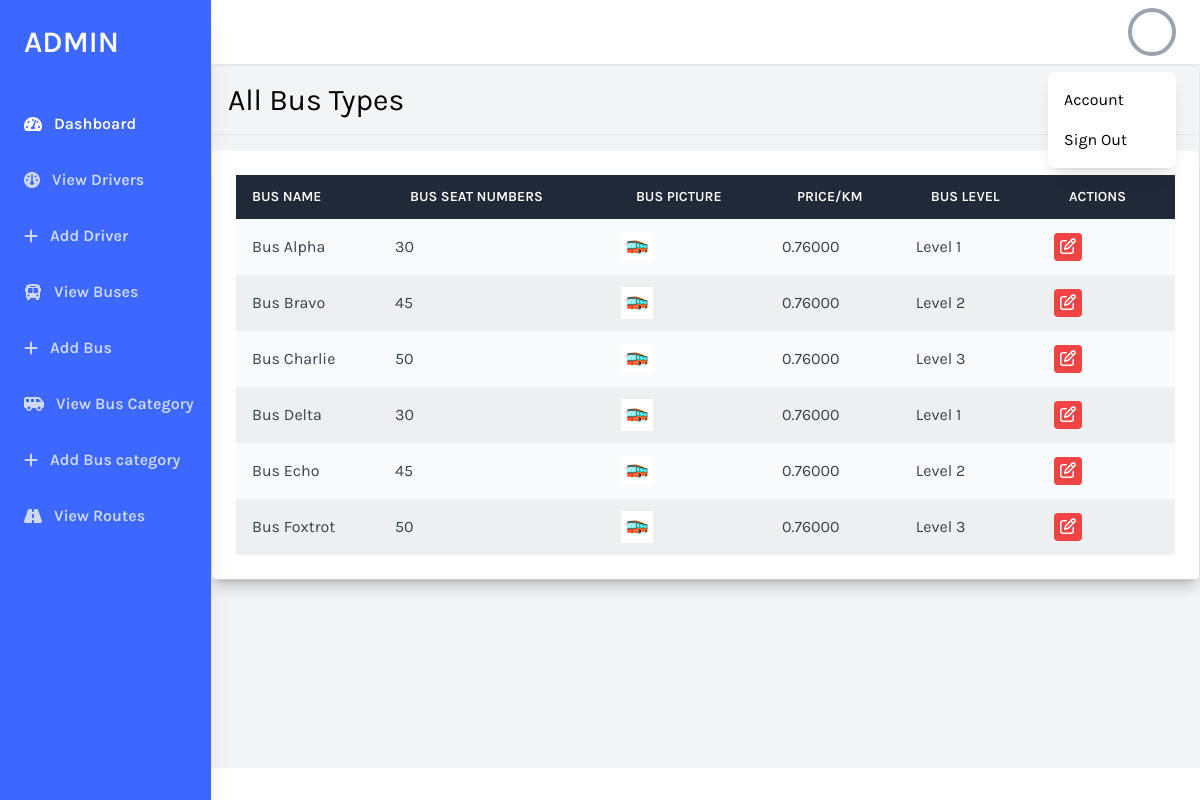
Screenshot of /admin/all-busTypes.php (signed in) with the database file from the repository.
### tables this page shows
CREATE TABLE BusCategory (
    BusCategoryID INT NOT NULL AUTO_INCREMENT,
    BusName VARCHAR(50),
    BusSeatNumbers INT,
    BusCategory VARCHAR(50),
    BusLevel VARCHAR(10),
    PRIMARY KEY (BusCategoryID)
);

### admin/all-busTypes.php (the view, shortened to what this page needs)
<?php
include '../database/connection.php';
$sql = "SELECT * FROM BusCategory ";
$run=mysqli_query($conn,$sql) or die("Can't Execute Query...");
?>
<!DOCTYPE html>
<html lang="en">
<head>
    <?php include("./partials/imports.php")?>
</head>
<body x-data="{thisPath:window.location.pathname ,isOpen: false}" class="bg-gray-100 font-family-karla flex">
<?php include("./partials/aside.php")?>
    <div class="w-full flex flex-col h-screen overflow-y-hidden">
        <?php include("./partials/header.php")?>
        <div class="w-full h-screen overflow-x-hidden border-t flex flex-col">
            <main class="w-full flex-grow ">
                <section class='w-full border rounded-lg shadow-lg'>
                    <div class='p-4 border-b '>
                        <h1 class="text-3xl text-black ">All Bus Types</h1>
                    </div>
                    <main class="container mx-auto mt-4">
                        <div class="bg-white p-6 rounded shadow-lg">
                            <table class="min-w-full bg-white">
                                <thead class="bg-gray-800 text-white">
                                    <tr>
                                        <th class="text-left py-3 px-4 uppercase font-semibold text-sm">Bus Name</th>
                                        <th class="text-left py-3 px-4 uppercase font-semibold text-sm">Bus Seat Numbers</th>
                                        <th class="text-left py-3 px-4 uppercase font-semibold text-sm">Bus Picture</th>
                                        <th class="text-left py-3 px-4 uppercase font-semibold text-sm">Price/Km</th>
                                        <th class="text-left py-3 px-4 uppercase font-semibold text-sm">Bus Level</th>
                                        <th class="text-left py-3 px-4 uppercase font-semibold text-sm">Actions</th>
                                    </tr>
                                </thead>
                                <tbody class="text-gray-700">
                                <?php
                                        while ($row=mysqli_fetch_assoc($run)) {
                                    ?>
                                    <tr class="bg-gray-50 group hover:bg-slate-200" id="<?php echo $row['BusCategoryID']?>">
                                        <td class="text-left py-3 px-4"><?php echo $row['BusName']?></td>
                                        <td class="text-left py-3 px-42"><?php echo $row['BusSeatNumbers'] ?></td>
                                        <td class="text-left py-3 px-42"><img class="h-8" src="<?php echo $row['BusPicture']??"../assets/default-cartoon-bus.jpg"; ?>" height="7px" alt=""></td>
                                        <td class="text-left py-3 px-42"><?php echo $row['priceFactor'] ?></td>
                                        <td class="text-left py-3 px-42"><?php echo $row['BusLevel'] ?></td>
                                        <td class="text-left py-3 px-42"><button onclick="busTypeEditor(this)" class="bg-red-500 rounded border-7 p-0.5 " ><i   class="text-white px-1 fa-regular fa-pen-to-square"></i></button></td>
                                    </tr>
                                        <?php }?>
                                </tbody>
                            </table>
                        </div>
                    </main>
                </section>
            </main>
            <footer class="w-full bg-white text-right p-4">
            </footer>
        </div>
    </div>
</body>
</html>

### styles/style.css (style rules this page uses)
html, :host { line-height: 1.5; -webkit-text-size-adjust: 100%; -moz-tab-size: 4; -o-tab-size: 4; tab-size: 4; font-family: ui-sans-serif, system-ui, sans-serif, "Apple Color Emoji", "Segoe UI Emoji", "Segoe UI Symbol", "Noto Color Emoji"; font-feature-settings: normal; font-variation-settings: normal; -webkit-tap-highlight-color: transparent; }
body { margin: 0; line-height: inherit; }
h1, h2, h3, h4, h5, h6 { font-size: inherit; font-weight: inherit; }
table { text-indent: 0; border-color: inherit; border-collapse: collapse; }
button, input, optgroup, select, textarea { font-family: inherit; font-feature-settings: inherit; font-variation-settings: inherit; font-size: 100%; font-weight: inherit; line-height: inherit; letter-spacing: inherit; color: inherit; margin: 0; padding: 0; }
button, select { text-transform: none; }
button, input:where([type='button']), input:where([type='reset']), input:where([type='submit']) { -webkit-appearance: button; background-color: transparent; background-image: none; }
blockquote, dl, dd, h1, h2, h3, h4, h5, h6, hr, figure, p, pre { margin: 0; }
button, [role="button"] { cursor: pointer; }
img, svg, video, canvas, audio, iframe, embed, object { display: block; vertical-align: middle; }
img, video { max-width: 100%; height: auto; }
.container { width: 100%; }
@media (min-width: 640px) { .container { max-width: 640px; } }
@media (min-width: 768px) { .container { max-width: 768px; } }
@media (min-width: 1024px) { .container { max-width: 1024px; } }
.mx-auto { margin-left: auto; margin-right: auto; }
.mt-4 { margin-top: 1rem; }
.flex { display: flex; }
.h-screen { height: 100vh; }
.w-full { width: 100%; }
.min-w-full { min-width: 100%; }
.flex-grow { flex-grow: 1; }
.flex-col { flex-direction: column; }
.overflow-x-hidden { overflow-x: hidden; }
.overflow-y-hidden { overflow-y: hidden; }
.rounded { border-radius: 0.25rem; }
.rounded-lg { border-radius: 0.5rem; }
.border { border-width: 1px; }
.border-b { border-bottom-width: 1px; }
.border-t { border-top-width: 1px; }
.bg-gray-100 { --tw-bg-opacity: 1; background-color: rgb(243 244 246 / var(--tw-bg-opacity)); }
.bg-gray-50 { --tw-bg-opacity: 1; background-color: rgb(249 250 251 / var(--tw-bg-opacity)); }
.bg-gray-800 { --tw-bg-opacity: 1; background-color: rgb(31 41 55 / var(--tw-bg-opacity)); }
.bg-red-500 { --tw-bg-opacity: 1; background-color: rgb(239 68 68 / var(--tw-bg-opacity)); }
.bg-white { --tw-bg-opacity: 1; background-color: rgb(255 255 255 / var(--tw-bg-opacity)); }
.p-0\.5 { padding: 0.125rem; }
.p-4 { padding: 1rem; }
.p-6 { padding: 1.5rem; }
.px-1 { padding-left: 0.25rem; padding-right: 0.25rem; }
.px-4 { padding-left: 1rem; padding-right: 1rem; }
.py-3 { padding-top: 0.75rem; padding-bottom: 0.75rem; }
.text-left { text-align: left; }
.text-right { text-align: right; }
.text-3xl { font-size: 1.875rem; line-height: 2.25rem; }
.text-sm { font-size: 0.875rem; line-height: 1.25rem; }
.font-semibold { font-weight: 600; }
.uppercase { text-transform: uppercase; }
.text-black { --tw-text-opacity: 1; color: rgb(0 0 0 / var(--tw-text-opacity)); }
.text-gray-700 { --tw-text-opacity: 1; color: rgb(55 65 81 / var(--tw-text-opacity)); }
.text-white { --tw-text-opacity: 1; color: rgb(255 255 255 / var(--tw-text-opacity)); }
.shadow-lg { --tw-shadow: 0 10px 15px -3px rgb(0 0 0 / 0.1), 0 4px 6px -4px rgb(0 0 0 / 0.1); --tw-shadow-colored: 0 10px 15px -3px var(--tw-shadow-color), 0 4px 6px -4px var(--tw-shadow-color); box-shadow: var(--tw-ring-offset-shadow, 0 0 #0000), var(--tw-ring-shadow, 0 0 #0000), var(--tw-shadow); }

### admin/partials/imports.php (style rules this page uses)
.font-family-karla { font-family: karla,ui-sans-serif, system-ui, sans-serif, "Apple Color Emoji", "Segoe UI Emoji", "Segoe UI Symbol", "Noto Color Emoji"; }
tr:nth-child(even) { background:#e7e9eab5 }

### rows the page displays
buscategory: BusName "Bus Alpha", BusSeatNumbers "30", priceFactor "0.76000", BusLevel "Level 1"
buscategory: BusName "Bus Bravo", BusSeatNumbers "45", priceFactor "0.76000", BusLevel "Level 2"
buscategory: BusName "Bus Charlie", BusSeatNumbers "50", priceFactor "0.76000", BusLevel "Level 3"
buscategory: BusName "Bus Delta", BusSeatNumbers "30", priceFactor "0.76000", BusLevel "Level 1"
buscategory: BusName "Bus Echo", BusSeatNumbers "45", priceFactor "0.76000", BusLevel "Level 2"
buscategory: BusName "Bus Foxtrot", BusSeatNumbers "50", priceFactor "0.76000", BusLevel "Level 3"
